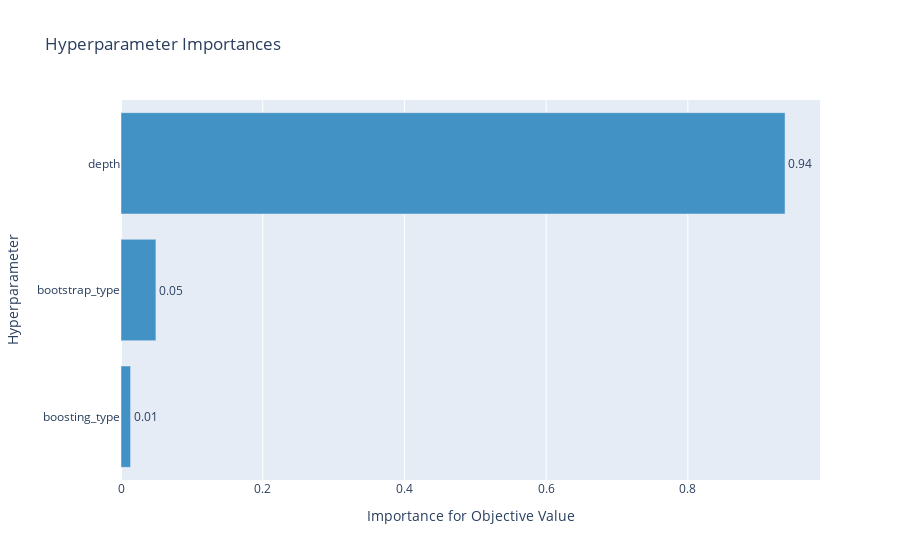

Notebook cell for this chart:
### Code cell
optuna.visualization.plot_param_importances(study)

### Figure 1 — Plotly figure (JSON) as saved in the notebook; plotly's stock layout.template omitted (floating-point values rounded to 4 significant figures)
{"data": [{"cliponaxis": false, "hovertemplate": ["boosting_type (CategoricalDistribution): 0.013518370268635992<extra></extra>", "bootstrap_type (CategoricalDistribution): 0.04928367211087119<extra></extra>", "depth (IntDistribution): 0.9371979576204928<extra></extra>"], "marker": {"color": "rgb(66,146,198)"}, "orientation": "h", "text": ["0.01", "0.05", "0.94"], "textposition": "outside", "type": "bar", "x": [0.01352, 0.04928, 0.9372], "y": ["boosting_type", "bootstrap_type", "depth"]}], "layout": {"showlegend": false, "title": {"text": "Hyperparameter Importances"}, "xaxis": {"title": {"text": "Importance for Objective Value"}}, "yaxis": {"title": {"text": "Hyperparameter"}}}}
